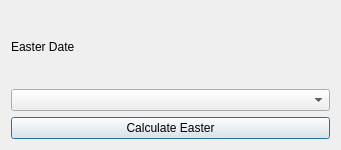
<?xml version="1.0" encoding="UTF-8"?>
<ui version="4.0">
 <class>EasterDialog</class>
 <widget class="QDialog" name="EasterDialog">
  <property name="geometry">
   <rect>
    <x>0</x>
    <y>0</y>
    <width>341</width>
    <height>150</height>
   </rect>
  </property>
  <property name="windowTitle">
   <string>Easter Calculator</string>
  </property>
  <layout class="QGridLayout" name="gridLayout">
   <item row="0" column="0">
    <layout class="QVBoxLayout" name="verticalLayout">
     <item>
      <widget class="QLabel" name="labelEaster">
       <property name="text">
        <string>Easter Date</string>
       </property>
      </widget>
     </item>
     <item>
      <widget class="QComboBox" name="comboBoxYear"/>
     </item>
     <item>
      <widget class="QPushButton" name="btnCalculate">
       <property name="text">
        <string>Calculate Easter</string>
       </property>
      </widget>
     </item>
    </layout>
   </item>
  </layout>
 </widget>
 <resources/>
 <connections/>
</ui>
